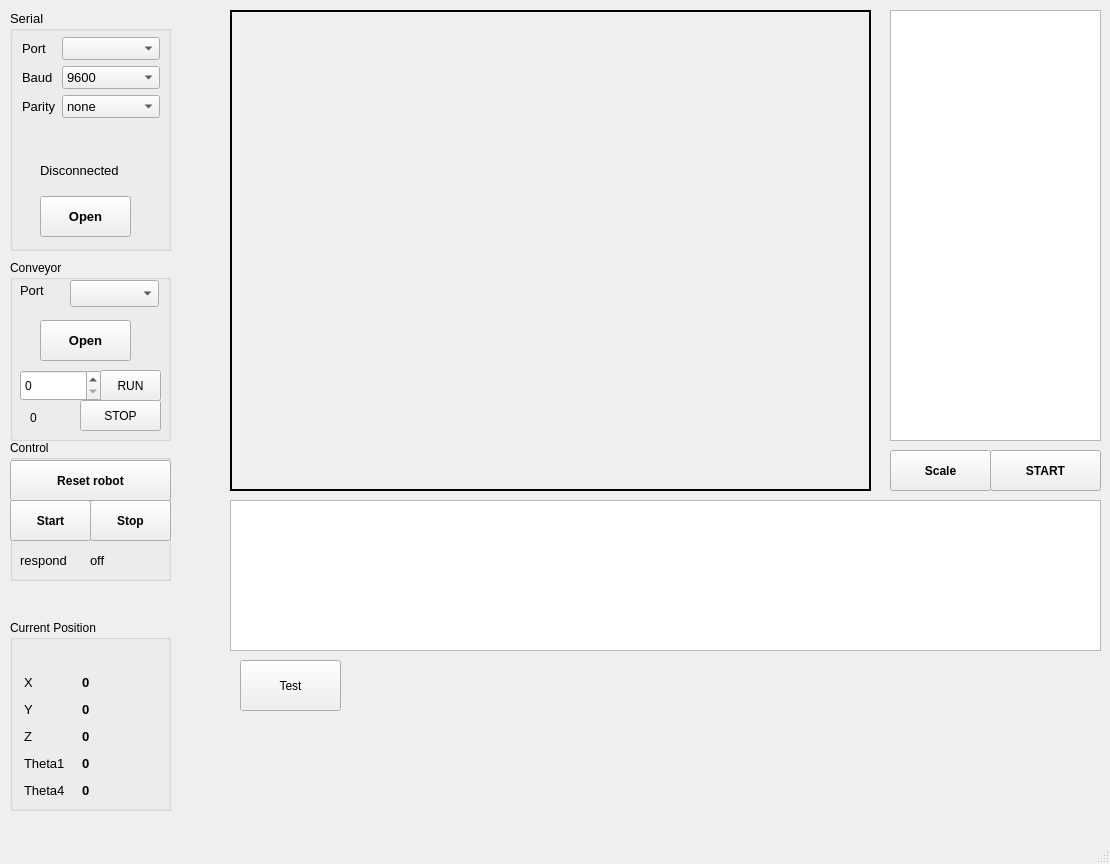
<?xml version="1.0" encoding="UTF-8"?>
<ui version="4.0">
 <class>MainWindow</class>
 <widget class="QMainWindow" name="MainWindow">
  <property name="geometry">
   <rect>
    <x>0</x>
    <y>0</y>
    <width>1110</width>
    <height>864</height>
   </rect>
  </property>
  <widget class="QWidget" name="centralwidget">
   <widget class="QLabel" name="lbScreen">
    <property name="geometry">
     <rect>
      <x>230</x>
      <y>10</y>
      <width>641</width>
      <height>481</height>
     </rect>
    </property>
    <property name="frameShape">
     <enum>QFrame::Box</enum>
    </property>
    <property name="lineWidth">
     <number>2</number>
    </property>
    <property name="text">
     <string/>
    </property>
   </widget>
   <widget class="QGroupBox" name="groupBox">
    <property name="geometry">
     <rect>
      <x>10</x>
      <y>10</y>
      <width>161</width>
      <height>241</height>
     </rect>
    </property>
    <property name="font">
     <font>
      <pointsize>10</pointsize>
     </font>
    </property>
    <property name="autoFillBackground">
     <bool>true</bool>
    </property>
    <property name="title">
     <string>Serial</string>
    </property>
    <widget class="QPushButton" name="btnConnect">
     <property name="geometry">
      <rect>
       <x>30</x>
       <y>186</y>
       <width>91</width>
       <height>41</height>
      </rect>
     </property>
     <property name="font">
      <font>
       <pointsize>10</pointsize>
       <weight>75</weight>
       <bold>true</bold>
      </font>
     </property>
     <property name="contextMenuPolicy">
      <enum>Qt::DefaultContextMenu</enum>
     </property>
     <property name="text">
      <string>Open</string>
     </property>
    </widget>
    <widget class="QLabel" name="lbStatus">
     <property name="geometry">
      <rect>
       <x>30</x>
       <y>150</y>
       <width>111</width>
       <height>21</height>
      </rect>
     </property>
     <property name="font">
      <font>
       <pointsize>10</pointsize>
      </font>
     </property>
     <property name="text">
      <string>Disconnected</string>
     </property>
    </widget>
    <widget class="QWidget" name="layoutWidget">
     <property name="geometry">
      <rect>
       <x>12</x>
       <y>27</y>
       <width>138</width>
       <height>97</height>
      </rect>
     </property>
     <layout class="QFormLayout" name="formLayout">
      <item row="0" column="0">
       <widget class="QLabel" name="lbPort">
        <property name="font">
         <font>
          <pointsize>10</pointsize>
         </font>
        </property>
        <property name="text">
         <string>Port</string>
        </property>
       </widget>
      </item>
      <item row="0" column="1">
       <widget class="QComboBox" name="cbPort"/>
      </item>
      <item row="1" column="0">
       <widget class="QLabel" name="label_2">
        <property name="font">
         <font>
          <pointsize>10</pointsize>
         </font>
        </property>
        <property name="text">
         <string>Baud</string>
        </property>
       </widget>
      </item>
      <item row="1" column="1">
       <widget class="QComboBox" name="cbBaud">
        <item>
         <property name="text">
          <string>9600</string>
         </property>
        </item>
        <item>
         <property name="text">
          <string>14400</string>
         </property>
        </item>
        <item>
         <property name="text">
          <string>19200</string>
         </property>
        </item>
        <item>
         <property name="text">
          <string>56000</string>
         </property>
        </item>
        <item>
         <property name="text">
          <string>115200</string>
         </property>
        </item>
       </widget>
      </item>
      <item row="2" column="0">
       <widget class="QLabel" name="label_3">
        <property name="font">
         <font>
          <pointsize>10</pointsize>
         </font>
        </property>
        <property name="text">
         <string>Parity</string>
        </property>
       </widget>
      </item>
      <item row="2" column="1">
       <widget class="QComboBox" name="cbParity">
        <item>
         <property name="text">
          <string>none</string>
         </property>
        </item>
        <item>
         <property name="text">
          <string>even</string>
         </property>
        </item>
        <item>
         <property name="text">
          <string>odd</string>
         </property>
        </item>
        <item>
         <property name="text">
          <string>mark</string>
         </property>
        </item>
       </widget>
      </item>
     </layout>
    </widget>
   </widget>
   <widget class="QGroupBox" name="groupBox_2">
    <property name="geometry">
     <rect>
      <x>10</x>
      <y>620</y>
      <width>161</width>
      <height>191</height>
     </rect>
    </property>
    <property name="title">
     <string>Current Position</string>
    </property>
    <widget class="QLabel" name="lbX">
     <property name="geometry">
      <rect>
       <x>14</x>
       <y>52</y>
       <width>16</width>
       <height>21</height>
      </rect>
     </property>
     <property name="font">
      <font>
       <pointsize>10</pointsize>
      </font>
     </property>
     <property name="text">
      <string>X</string>
     </property>
    </widget>
    <widget class="QLabel" name="lbY">
     <property name="geometry">
      <rect>
       <x>14</x>
       <y>79</y>
       <width>16</width>
       <height>21</height>
      </rect>
     </property>
     <property name="font">
      <font>
       <pointsize>10</pointsize>
      </font>
     </property>
     <property name="text">
      <string>Y</string>
     </property>
    </widget>
    <widget class="QLabel" name="lbZ">
     <property name="geometry">
      <rect>
       <x>14</x>
       <y>106</y>
       <width>16</width>
       <height>21</height>
      </rect>
     </property>
     <property name="font">
      <font>
       <pointsize>10</pointsize>
      </font>
     </property>
     <property name="text">
      <string>Z</string>
     </property>
    </widget>
    <widget class="QLabel" name="lbtheta1">
     <property name="geometry">
      <rect>
       <x>14</x>
       <y>133</y>
       <width>52</width>
       <height>21</height>
      </rect>
     </property>
     <property name="font">
      <font>
       <pointsize>10</pointsize>
      </font>
     </property>
     <property name="text">
      <string>Theta1</string>
     </property>
    </widget>
    <widget class="QLabel" name="lbtheta4">
     <property name="geometry">
      <rect>
       <x>14</x>
       <y>160</y>
       <width>52</width>
       <height>21</height>
      </rect>
     </property>
     <property name="font">
      <font>
       <pointsize>10</pointsize>
      </font>
     </property>
     <property name="text">
      <string>Theta4</string>
     </property>
    </widget>
    <widget class="QLabel" name="lb_vX">
     <property name="geometry">
      <rect>
       <x>72</x>
       <y>52</y>
       <width>83</width>
       <height>21</height>
      </rect>
     </property>
     <property name="font">
      <font>
       <pointsize>10</pointsize>
       <weight>75</weight>
       <bold>true</bold>
      </font>
     </property>
     <property name="text">
      <string>0</string>
     </property>
    </widget>
    <widget class="QLabel" name="lb_vY">
     <property name="geometry">
      <rect>
       <x>72</x>
       <y>79</y>
       <width>83</width>
       <height>21</height>
      </rect>
     </property>
     <property name="font">
      <font>
       <pointsize>10</pointsize>
       <weight>75</weight>
       <bold>true</bold>
      </font>
     </property>
     <property name="text">
      <string>0</string>
     </property>
    </widget>
    <widget class="QLabel" name="lb_vZ">
     <property name="geometry">
      <rect>
       <x>72</x>
       <y>106</y>
       <width>83</width>
       <height>21</height>
      </rect>
     </property>
     <property name="font">
      <font>
       <pointsize>10</pointsize>
       <weight>75</weight>
       <bold>true</bold>
      </font>
     </property>
     <property name="text">
      <string>0</string>
     </property>
    </widget>
    <widget class="QLabel" name="lb_vtheta1">
     <property name="geometry">
      <rect>
       <x>72</x>
       <y>133</y>
       <width>83</width>
       <height>21</height>
      </rect>
     </property>
     <property name="font">
      <font>
       <pointsize>10</pointsize>
       <weight>75</weight>
       <bold>true</bold>
      </font>
     </property>
     <property name="text">
      <string>0</string>
     </property>
    </widget>
    <widget class="QLabel" name="lb_vtheta4">
     <property name="geometry">
      <rect>
       <x>72</x>
       <y>160</y>
       <width>83</width>
       <height>21</height>
      </rect>
     </property>
     <property name="font">
      <font>
       <pointsize>10</pointsize>
       <weight>75</weight>
       <bold>true</bold>
      </font>
     </property>
     <property name="text">
      <string>0</string>
     </property>
    </widget>
   </widget>
   <widget class="QGroupBox" name="groupBox_3">
    <property name="geometry">
     <rect>
      <x>10</x>
      <y>440</y>
      <width>161</width>
      <height>141</height>
     </rect>
    </property>
    <property name="title">
     <string>Control</string>
    </property>
    <widget class="QPushButton" name="btnStop_robot">
     <property name="geometry">
      <rect>
       <x>80</x>
       <y>60</y>
       <width>81</width>
       <height>41</height>
      </rect>
     </property>
     <property name="font">
      <font>
       <weight>75</weight>
       <bold>true</bold>
      </font>
     </property>
     <property name="text">
      <string>Stop</string>
     </property>
    </widget>
    <widget class="QPushButton" name="btnStart_robot">
     <property name="geometry">
      <rect>
       <x>0</x>
       <y>60</y>
       <width>81</width>
       <height>41</height>
      </rect>
     </property>
     <property name="font">
      <font>
       <weight>75</weight>
       <bold>true</bold>
      </font>
     </property>
     <property name="text">
      <string>Start</string>
     </property>
    </widget>
    <widget class="QPushButton" name="btnReset_robot">
     <property name="geometry">
      <rect>
       <x>0</x>
       <y>20</y>
       <width>161</width>
       <height>41</height>
      </rect>
     </property>
     <property name="font">
      <font>
       <weight>75</weight>
       <bold>true</bold>
      </font>
     </property>
     <property name="text">
      <string>Reset robot</string>
     </property>
    </widget>
    <widget class="QLabel" name="label">
     <property name="geometry">
      <rect>
       <x>80</x>
       <y>112</y>
       <width>61</width>
       <height>16</height>
      </rect>
     </property>
     <property name="font">
      <font>
       <pointsize>10</pointsize>
      </font>
     </property>
     <property name="text">
      <string>off</string>
     </property>
    </widget>
    <widget class="QLabel" name="lbStatus_robot">
     <property name="geometry">
      <rect>
       <x>10</x>
       <y>110</y>
       <width>61</width>
       <height>21</height>
      </rect>
     </property>
     <property name="font">
      <font>
       <pointsize>10</pointsize>
      </font>
     </property>
     <property name="text">
      <string>respond</string>
     </property>
    </widget>
   </widget>
   <widget class="QGroupBox" name="groupBox_4">
    <property name="geometry">
     <rect>
      <x>10</x>
      <y>260</y>
      <width>161</width>
      <height>181</height>
     </rect>
    </property>
    <property name="title">
     <string>Conveyor</string>
    </property>
    <widget class="QLabel" name="lbPort_2">
     <property name="geometry">
      <rect>
       <x>10</x>
       <y>20</y>
       <width>41</width>
       <height>21</height>
      </rect>
     </property>
     <property name="font">
      <font>
       <pointsize>10</pointsize>
      </font>
     </property>
     <property name="text">
      <string>Port</string>
     </property>
    </widget>
    <widget class="QComboBox" name="cbPort_conveyor">
     <property name="geometry">
      <rect>
       <x>60</x>
       <y>20</y>
       <width>89</width>
       <height>27</height>
      </rect>
     </property>
    </widget>
    <widget class="QPushButton" name="btnConnect_conveyor">
     <property name="geometry">
      <rect>
       <x>30</x>
       <y>60</y>
       <width>91</width>
       <height>41</height>
      </rect>
     </property>
     <property name="font">
      <font>
       <pointsize>10</pointsize>
       <weight>75</weight>
       <bold>true</bold>
      </font>
     </property>
     <property name="contextMenuPolicy">
      <enum>Qt::DefaultContextMenu</enum>
     </property>
     <property name="text">
      <string>Open</string>
     </property>
    </widget>
    <widget class="QPushButton" name="btnRun_conveyor">
     <property name="geometry">
      <rect>
       <x>90</x>
       <y>110</y>
       <width>61</width>
       <height>31</height>
      </rect>
     </property>
     <property name="text">
      <string>RUN</string>
     </property>
    </widget>
    <widget class="QSpinBox" name="spinBox_Vel">
     <property name="geometry">
      <rect>
       <x>10</x>
       <y>110</y>
       <width>81</width>
       <height>31</height>
      </rect>
     </property>
     <property name="maximum">
      <number>999</number>
     </property>
     <property name="singleStep">
      <number>5</number>
     </property>
    </widget>
    <widget class="QPushButton" name="btnStop_conveyor">
     <property name="geometry">
      <rect>
       <x>70</x>
       <y>140</y>
       <width>81</width>
       <height>31</height>
      </rect>
     </property>
     <property name="text">
      <string>STOP</string>
     </property>
    </widget>
    <widget class="QLabel" name="lb_realVel">
     <property name="geometry">
      <rect>
       <x>20</x>
       <y>150</y>
       <width>55</width>
       <height>16</height>
      </rect>
     </property>
     <property name="text">
      <string>0</string>
     </property>
    </widget>
   </widget>
   <widget class="QPushButton" name="btnTest_robot">
    <property name="geometry">
     <rect>
      <x>240</x>
      <y>660</y>
      <width>101</width>
      <height>51</height>
     </rect>
    </property>
    <property name="text">
     <string>Test</string>
    </property>
   </widget>
   <widget class="QPushButton" name="btnScaleCam">
    <property name="geometry">
     <rect>
      <x>890</x>
      <y>450</y>
      <width>101</width>
      <height>41</height>
     </rect>
    </property>
    <property name="font">
     <font>
      <weight>75</weight>
      <bold>true</bold>
     </font>
    </property>
    <property name="text">
     <string>Scale</string>
    </property>
   </widget>
   <widget class="QPushButton" name="btnYolo_work">
    <property name="geometry">
     <rect>
      <x>990</x>
      <y>450</y>
      <width>111</width>
      <height>41</height>
     </rect>
    </property>
    <property name="font">
     <font>
      <weight>75</weight>
      <bold>true</bold>
     </font>
    </property>
    <property name="text">
     <string>START</string>
    </property>
   </widget>
   <widget class="QTableWidget" name="tb_clsObjs">
    <property name="geometry">
     <rect>
      <x>230</x>
      <y>500</y>
      <width>871</width>
      <height>151</height>
     </rect>
    </property>
   </widget>
   <widget class="QListWidget" name="lsw_stack_obj">
    <property name="geometry">
     <rect>
      <x>890</x>
      <y>10</y>
      <width>211</width>
      <height>431</height>
     </rect>
    </property>
   </widget>
  </widget>
  <widget class="QMenuBar" name="menubar">
   <property name="geometry">
    <rect>
     <x>0</x>
     <y>0</y>
     <width>1110</width>
     <height>26</height>
    </rect>
   </property>
  </widget>
  <widget class="QStatusBar" name="statusbar"/>
 </widget>
 <resources/>
 <connections/>
</ui>
